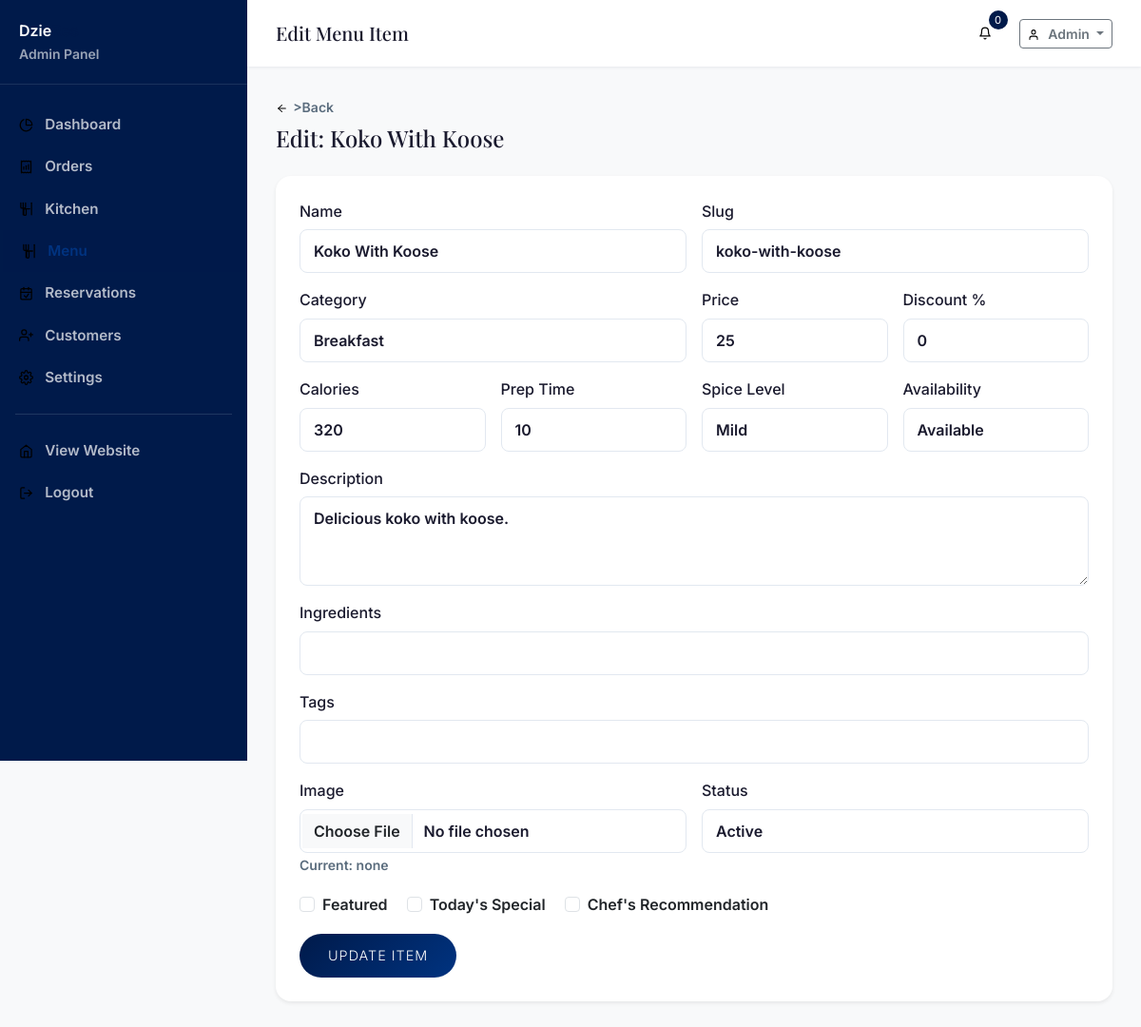
The app's page /admin/menu/1/edit (signed in) with its own data.
### tables this page shows
CREATE TABLE users (
    id INTEGER PRIMARY KEY AUTOINCREMENT,
    role_id INTEGER NOT NULL DEFAULT 3,
    firstname VARCHAR(50) NOT NULL,
    lastname VARCHAR(50) NOT NULL,
    email VARCHAR(100) NOT NULL UNIQUE,
    phone VARCHAR(20),
    password VARCHAR(255) NOT NULL,
    avatar VARCHAR(255),
    address TEXT,
    city VARCHAR(100),
    state VARCHAR(100),
    zip VARCHAR(20),
    country VARCHAR(100) DEFAULT 'Ghana',
    email_verified_at DATETIME,
    verification_token VARCHAR(100),
    remember_token VARCHAR(100),
    reset_token VARCHAR(100),
    reset_token_expires DATETIME,
    status TEXT DEFAULT 'active',
    last_login DATETIME,
    ip_address VARCHAR(45),
    created_at DATETIME DEFAULT CURRENT_TIMESTAMP,
    updated_at DATETIME DEFAULT CURRENT_TIMESTAMP,
    FOREIGN KEY (role_id) REFERENCES roles(id)
);

CREATE TABLE foods (
    id INTEGER PRIMARY KEY AUTOINCREMENT,
    category_id INTEGER NOT NULL,
    name VARCHAR(200) NOT NULL,
    slug VARCHAR(200) NOT NULL UNIQUE,
    description TEXT,
    ingredients TEXT,
    price DECIMAL(10,2) NOT NULL,
    discount_percent DECIMAL(5,2) DEFAULT 0,
    final_price DECIMAL(10,2),
    calories INTEGER,
    preparation_time INTEGER, -- in minutes
    image VARCHAR(255),
    images TEXT, -- JSON array
    spice_level TEXT DEFAULT 'mild',
    availability TEXT DEFAULT 'available',
    status TEXT DEFAULT 'active',
    is_featured INTEGER DEFAULT 0,
    is_todays_special INTEGER DEFAULT 0,
    is_chef_recommendation INTEGER DEFAULT 0,
    tags TEXT, -- JSON array
    serving_size VARCHAR(50),
    allergens TEXT, -- JSON array
    preparation_time_range VARCHAR(50),
    unit TEXT DEFAULT 'plate',
    stock_quantity INTEGER DEFAULT 999,
    min_order_qty INTEGER DEFAULT 1,
    max_order_qty INTEGER DEFAULT 20,
    sort_order INTEGER DEFAULT 0,
    created_at DATETIME DEFAULT CURRENT_TIMESTAMP,
    updated_at DATETIME DEFAULT CURRENT_TIMESTAMP,
    FOREIGN KEY (category_id) REFERENCES categories(id) ON DELETE CASCADE
);

CREATE TABLE categories (
    id INTEGER PRIMARY KEY AUTOINCREMENT,
    name VARCHAR(100) NOT NULL,
    slug VARCHAR(100) NOT NULL UNIQUE,
    description TEXT,
    image VARCHAR(255),
    icon VARCHAR(50),
    parent_id INTEGER,
    sort_order INTEGER DEFAULT 0,
    status TEXT DEFAULT 'active',
    is_featured INTEGER DEFAULT 0,
    created_at DATETIME DEFAULT CURRENT_TIMESTAMP,
    updated_at DATETIME DEFAULT CURRENT_TIMESTAMP,
    FOREIGN KEY (parent_id) REFERENCES categories(id) ON DELETE SET NULL
);

### views/admin/menu/edit.php (the view, shortened to what the rows shown need)
<?php
$tags = is_array($food->tags) ? implode(', ', $food->tags) : implode(', ', json_decode($food->tags ?? '[]', true));
$ingredients = is_array($food->ingredients ?? []) ? implode(', ', $food->ingredients) : $food->ingredients;
?>
<div class="d-flex justify-content-between align-items-center mb-4">
    <div><a href="<?= \baseUrl('admin/menu') ?>" class="text-muted small"><?= \icon('arrow-left', ['style' => 'width:0.9em;height:0.9em;margin-right:0.35rem;vertical-align:-0.15em;']) ?>></i>Back</a><h4 class="mb-0 mt-1">Edit: <?= \escape($food->name) ?></h4></div>
</div>
<div class="card border-0 shadow-sm">
    <div class="card-body">
        <form method="POST" action="<?= \baseUrl('admin/menu/' . $food->id . '/update') ?>" enctype="multipart/form-data">
            <div class="row g-3">
                <div class="col-md-6"><label class="form-label">Name</label><input type="text" name="name" class="form-control" value="<?= \escape($food->name) ?>" required></div>
                <div class="col-md-6"><label class="form-label">Slug</label><input type="text" name="slug" class="form-control" value="<?= \escape($food->slug) ?>"></div>
                <div class="col-md-6"><label class="form-label">Category</label><select name="category_id" class="form-select"><?php foreach ($categories as $c): ?><option value="<?= $c->id ?>" <?= $food->category_id==$c->id?'selected':'' ?>><?= \escape($c->name) ?></option><?php endforeach; ?></select></div>
                <div class="col-md-3"><label class="form-label">Price</label><input type="number" step="0.01" name="price" class="form-control" value="<?= $food->price ?>" required></div>
                <div class="col-md-3"><label class="form-label">Discount %</label><input type="number" step="0.01" name="discount_percent" class="form-control" value="<?= $food->discount_percent ?>"></div>
                <div class="col-md-3"><label class="form-label">Calories</label><input type="number" name="calories" class="form-control" value="<?= $food->calories ?>"></div>
                <div class="col-md-3"><label class="form-label">Prep Time</label><input type="number" name="preparation_time" class="form-control" value="<?= $food->preparation_time ?>"></div>
                <div class="col-md-3"><label class="form-label">Spice Level</label><select name="spice_level" class="form-select"><?php foreach (['mild','medium','hot','extra_hot'] as $s): ?><option value="<?= $s ?>" <?= $food->spice_level===$s?'selected':'' ?>><?= ucfirst(str_replace('_',' ',$s)) ?></option><?php endforeach; ?></select></div>
                <div class="col-md-3"><label class="form-label">Availability</label><select name="availability" class="form-select"><?php foreach (['available','unavailable','sold_out'] as $s): ?><option value="<?= $s ?>" <?= $food->availability===$s?'selected':'' ?>><?= ucfirst(str_replace('_',' ',$s)) ?></option><?php endforeach; ?></select></div>
                <div class="col-12"><label class="form-label">Description</label><textarea name="description" class="form-control" rows="3"><?= \escape($food->description ?? '') ?></textarea></div>
                <div class="col-12"><label class="form-label">Ingredients</label><input type="text" name="ingredients" class="form-control" value="<?= \escape($ingredients) ?>"></div>
                <div class="col-12"><label class="form-label">Tags</label><input type="text" name="tags" class="form-control" value="<?= \escape($tags) ?>"></div>
                <div class="col-md-6"><label class="form-label">Image</label><input type="file" name="image" class="form-control" accept="image/*"><small class="text-muted">Current: <?= \escape($food->image ?? 'none') ?></small></div>
                <div class="col-md-6"><label class="form-label">Status</label><select name="status" class="form-select"><option value="active" <?= $food->status==='active'?'selected':'' ?>>Active</option></select></div>
                <div class="col-12">
                    <div class="form-check form-check-inline"><input class="form-check-input" type="checkbox" name="is_featured" id="f1" <?= $food->is_featured?'checked':'' ?>><label class="form-check-label" for="f1">Featured</label></div>
                    <div class="form-check form-check-inline"><input class="form-check-input" type="checkbox" name="is_todays_special" id="f2" <?= $food->is_todays_special?'checked':'' ?>><label class="form-check-label" for="f2">Today's Special</label></div>
                    <div class="form-check form-check-inline"><input class="form-check-input" type="checkbox" name="is_chef_recommendation" id="f3" <?= $food->is_chef_recommendation?'checked':'' ?>><label class="form-check-label" for="f3">Chef's Recommendation</label></div>
                </div>
            </div>
            <button class="btn btn-gold btn-lg mt-3">Update Item</button>
        </form>
    </div>
</div>

### Router.php (shortened to what the rows shown need)
<?php
class Router
{
    private $routes = [];
    private $middleware = [];
    private $prefix = '';
    private function addRoute(string $methods, string $path, $handler, array $middleware): void
    {
        $path = $this->prefix . $path;
        $methods = explode('|', $methods);
        foreach ($methods as $method) {
            $this->routes[] = [
                'method' => strtoupper(trim($method)),
                'path' => $path,
                'handler' => $handler,
                'middleware' => array_merge($this->middleware, $middleware),
                'pattern' => $this->pathToRegex($path),
            ];
        }
    }
    public function group(string $prefix, callable $callback, array $middleware = []): void
    {
        $previousPrefix = $this->prefix;
        $previousMiddleware = $this->middleware;
        $this->prefix = $previousPrefix . $prefix;
        $this->middleware = array_merge($previousMiddleware, $middleware);
        $this->prefix = $previousPrefix;
        $this->middleware = $previousMiddleware;
    }
    public function dispatch(): void
    {
        $method = $_SERVER['REQUEST_METHOD'];
        $uri = parse_url($_SERVER['REQUEST_URI'], PHP_URL_PATH);
        $basePath = dirname($_SERVER['SCRIPT_NAME']);
        if ($basePath !== '/' && strpos($uri, $basePath) === 0) {
            $uri = substr($uri, strlen($basePath));
        }
        $uri = '/' . trim($uri, '/');
        foreach ($this->routes as $route) {
            if ($route['method'] !== $method) {
                continue;
            }
            if (preg_match($route['pattern'], $uri, $matches)) {
                $params = array_filter($matches, function($key) {
                    return !is_numeric($key);
                }, ARRAY_FILTER_USE_KEY);
                $this->executeHandler($route['handler'], $params);
                return;
            }
        }
    }
    private function pathToRegex(string $path): string
    {
        $pattern = preg_replace('/\{([a-zA-Z_]+)\}/', '(?P<$1>[^/]+)', $path);
        $pattern = str_replace('/', '\/', $pattern);
        return '/^' . $pattern . '$/';
    }
    private function executeHandler($handler, array $params): void
    {
        if (is_callable($handler)) {
            call_user_func_array($handler, $params);
        } elseif (is_string($handler)) {
            if (strpos($handler, '@') !== false) {
                [$controller, $method] = explode('@', $handler);
                $instance = new $controller();
                call_user_func_array([$instance, $method], $params);
            } else {
                view($handler, $params);
            }
        }
    }
}

### views/admin/layouts/master.php (shortened to what the rows shown need)
<!DOCTYPE html>
<html lang="en" data-bs-theme="light">
<head>
    <link href="<?= \asset('vendor/bootstrap/bootstrap.min.css') ?>" rel="stylesheet">
    <link href="<?= \asset('vendor/fontawesome/all.min.css') ?>" rel="stylesheet">
    <link href="<?= \asset('vendor/fonts/local-fonts.css') ?>" rel="stylesheet">
    <link href="<?= \asset('css/style.css') ?>" rel="stylesheet">
</head>
<body>
    <div class="admin-wrapper">
        <aside class="admin-sidebar" id="adminSidebar">
            <div class="sidebar-brand">
                <a href="<?= \baseUrl('admin') ?>" class="text-decoration-none text-white">
                    <span class="brand-text">Dzie<span class="text-gold">Res</span></span>
                    <small class="d-block text-muted">Admin Panel</small>
                </a>
            </div>
            <nav class="sidebar-nav">
                <div class="nav-item <?= strpos($_SERVER['REQUEST_URI'], '/admin/dashboard') !== false || $_SERVER['REQUEST_URI'] === \baseUrl('admin') || rtrim($_SERVER['REQUEST_URI'], '/') === \baseUrl('admin') ? 'active' : '' ?>">
                    <a href="<?= \baseUrl('admin') ?>"><?= \icon('chart-pie', []) ?> Dashboard</a>
                </div>
                <div class="nav-item <?= strpos($_SERVER['REQUEST_URI'], '/admin/orders') !== false ? 'active' : '' ?>">
                    <a href="<?= \baseUrl('admin/orders') ?>"><?= \icon('receipt', []) ?> Orders</a>
                </div>
                <div class="nav-item <?= strpos($_SERVER['REQUEST_URI'], '/admin/kitchen') !== false ? 'active' : '' ?>">
                    <a href="<?= \baseUrl('admin/kitchen') ?>"><?= \icon('kitchen-set', []) ?> Kitchen</a>
                </div>
                <div class="nav-item <?= strpos($_SERVER['REQUEST_URI'], '/admin/menu') !== false ? 'active' : '' ?>">
                    <a href="<?= \baseUrl('admin/menu') ?>"><?= \icon('utensils', []) ?> Menu</a>
                </div>
                <div class="nav-item <?= strpos($_SERVER['REQUEST_URI'], '/admin/reservations') !== false ? 'active' : '' ?>">
                    <a href="<?= \baseUrl('admin/reservations') ?>"><?= \icon('calendar-check', []) ?> Reservations</a>
                </div>
                <div class="nav-item <?= strpos($_SERVER['REQUEST_URI'], '/admin/customers') !== false ? 'active' : '' ?>">
                    <a href="<?= \baseUrl('admin/customers') ?>"><?= \icon('user-plus', []) ?> Customers</a>
                </div>
                <div class="nav-item <?= strpos($_SERVER['REQUEST_URI'], '/admin/settings') !== false ? 'active' : '' ?>">
                    <a href="<?= \baseUrl('admin/settings') ?>"><?= \icon('cog', []) ?> Settings</a>
                </div>
                <hr class="text-white-50 mx-3">
                <div class="nav-item">
                    <a href="<?= \baseUrl() ?>"><?= \icon('globe', []) ?> View Website</a>
                </div>
                <div class="nav-item">
                    <a href="<?= \baseUrl('logout') ?>"><?= \icon('sign-out', []) ?> Logout</a>
                </div>
            </nav>
        </aside>
        <div class="admin-main">
            <header class="admin-header">
                <div class="d-flex justify-content-between align-items-center">
                    <div class="d-flex align-items-center gap-3">
                        <h5 class="mb-0"><?= \escape($pageTitle ?? 'Dashboard') ?></h5>
                    </div>
                    <div class="d-flex align-items-center gap-3">
                        <div class="dropdown">
                            <button class="btn btn-icon btn-sm position-relative" id="notificationBtn" data-bs-toggle="dropdown" aria-expanded="false">
                                <?= \icon('bell', []) ?>
                                <span class="cart-badge" id="notifCount">0</span>
                            </button>
                        </div>
                        <div class="dropdown">
                            <button class="btn btn-sm btn-outline-secondary dropdown-toggle" data-bs-toggle="dropdown">
                                <?= \icon('user', ['style' => 'width:0.9em;height:0.9em;margin-right:0.35rem;vertical-align:-0.15em;']) ?>
                                <?php $user = \auth(); if ($user): ?>
                                <?= \escape($user->firstname) ?>
                                <?php endif; ?>
                            </button>
                        </div>
                    </div>
                </div>
            </header>
            <div class="admin-content">
                <?php if (isset($contentView)): ?>
                    <?php \view($contentView, $data ?? []); ?>
                <?php else: ?>
                    <?php require $__viewPath ?? ''; ?>
                <?php endif; ?>
            </div>
        </div>
    </div>
</body>
</html>

### records on screen
users: firstname "Admin"
foods: name "Koko With Koose", slug "koko-with-koose", category_id "Breakfast", price "25", discount_percent "0", calories "320", preparation_time "10", spice_level "Mild", availability "Available", description "Delicious koko with koose.", image "none", status "Active"
